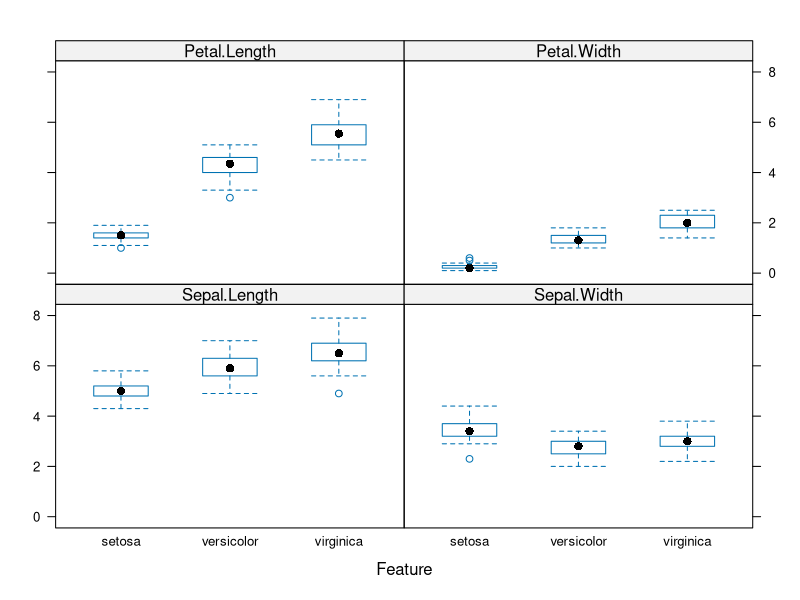

The R source for this figure: (Note: this script raises an error after producing the figure.)
## ---- chunk 1
knitr::opts_chunk$set(echo = TRUE)
## ---- chunk 2
library(caret)
## ---- chunk 3
View(iris)
class(iris)
## ---- chunk 4
featurePlot(x = iris[,1:4], y = iris$Species, plot = "box" )
## ---- chunk 5
set.seed(998)
inTraining <- createDataPartition(iris$Species, p = .75, list = FALSE)
training <- iris[ inTraining,]
testing <- iris[-inTraining,]
## ---- chunk 6
table(training$Species)
## ---- chunk 7
install.packages("party")
install.packages("e1071")

fitControl <- trainControl(
    method = "boot", 
    number = 5) ## repeated five times

modelLookup("cforest")

mtryFit <- train(
    Species ~ ., data = training,
    method = "cforest", trControl = fitControl,
    tuneGrid = data.frame(mtry = c(1,2,3,4)))

mtryFit
## ---- chunk 8
ggplot(mtryFit)
## ---- chunk 9
cforestPred <- predict(mtryFit, newdata = testing)
confusionMatrix(testing$Species, data = cforestPred)$table
class(testing$Species)
str(testing$Species)
class(cforestPred)
str(testing$Species)
## ---- chunk 10
confusionMatrix(testing$Species, data = cforestPred)$overall["Accuracy"]
